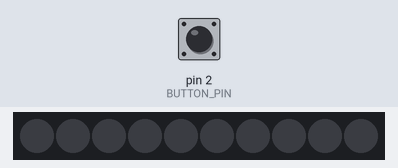
A sketch run on a simulated Arduino Uno, built with avr-gcc and run on an emulated ATmega328P. On the bench: 10 RGB LEDs in strip order, left to right. The test bench sets the inputs (shaded band); at power-on: pin 2 (BUTTON_PIN) HIGH. The strip is taken to match the declared colour order.

Above: at 1.2 s.
1.3 s: pin 2 (BUTTON_PIN) pulled LOW for 0.15 s
At 2.0 s:
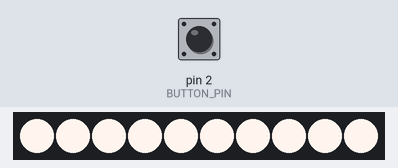
2.9 s: pin 2 (BUTTON_PIN) pulled LOW for 1 s
At 4.5 s:
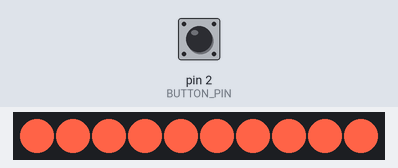
5.4 s: pin 2 (BUTTON_PIN) pulled LOW for 0.15 s
At 6.4 s:
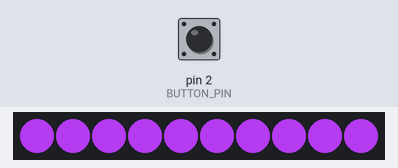
7.0 s: pin 2 (BUTTON_PIN) pulled LOW for 3.2 s
At 8.8 s:
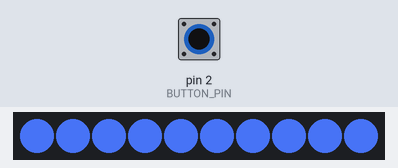
11.7 s: pin 2 (BUTTON_PIN) pulled LOW for 0.15 s
At 11.73 s:
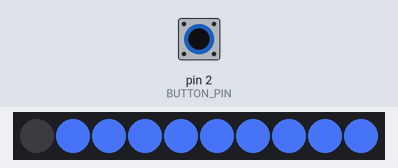
Timing chart, 0 to 14.3 s (numbered marks = the images above; inputs shaded):
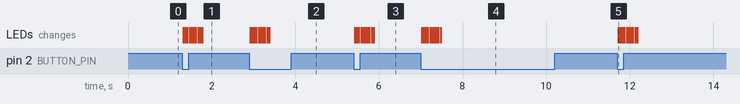

The sketch:

footPedal_sketch.ino
```cpp
/*
footPedal_sketch uses an input device (a footpedal) to trigger changes on the neo pixels (light).
This is a demonstration on how to use an input device to trigger changes on neo pixels.
Partial credit given to Adafruit_Neopixel library's button_control_light tutorial
@author Kornelia Papp
@date 032519
*/

// Adafruit_Neopixel_Master library
#include <Adafruit_NeoPixel.h>

// Definitions
#define BUTTON_PIN      2    // Digital IO pin D2connected to the button. On a high -> low
                          // transition the button press logic will execute.

#define PIN             6 // Data output pin D6 (Arduino)

#define PIXEL_NUM       10 // Number of Neo-Pixels in series
#define DELAY_TIME      100 // Delay value (miliseconds)

// Setup the NeoPixel library, tell it how many pixels, and which pin to use to send data.
Adafruit_NeoPixel pixels = Adafruit_NeoPixel(PIXEL_NUM, PIN, NEO_RGB + NEO_KHZ800);

bool oldState = HIGH;
int showType = 0;

void setup() {
  pinMode(BUTTON_PIN, INPUT_PULLUP);
  pixels.begin();
  Serial.begin(9600);
  pixels.show(); // Initialize all pixels to 'off'
}
// End setup
// Main method (non-terminating) loop

void loop() {
  // Get current button state.
  bool newState = digitalRead(BUTTON_PIN);

  // Check if state changed from high to low (button press).
  if (newState == LOW && oldState == HIGH) {
    // Short delay to debounce button.
    delay(20);
    // Check if button is still low after debounce.
    newState = digitalRead(BUTTON_PIN);
    if (newState == LOW) {
      showType++;
      if (showType > 4)
        showType = 0;
      startShow(showType);
    }
  }

// Set the last button state to the old state.
oldState = newState;

}
// Cases that switch state of NeoPixels per button press
void startShow(int i) {
  switch(i){
    case 0: colorWipe(pixels.Color(0, 0, 0), 50);    // Black/off
            break;
    case 1: colorWipe(pixels.Color(255,245,238), 50);  //Seashell
            break;
    case 2: colorWipe(pixels.Color(255,99,71), 50);  // Tomato
            break;
    case 3: colorWipe(pixels.Color(153,50,204), 50);  // Dark orchid
            break;
    case 4: colorWipe(pixels.Color(65,105,225), 50);  // Royal Blue
            break;
  }
}

// Fill the pixels one after the other with color
void colorWipe(uint32_t c, uint8_t wait) {
  for(uint16_t i= 0; i< pixels.numPixels(); i++) {
    pixels.setPixelColor(i, c);
    pixels.show();
    delay(wait);
  }
}
```

Measured:
- after the input at 1.3 s, the LEDs: first change at once (image 1 shows a later state)
- after the input at 2.9 s, the LEDs: first change at once (image 2 shows a later state)
- after the input at 5.4 s, the LEDs: first change at once (image 3 shows a later state)
- after the input at 7.0 s, the LEDs: first change at once (image 4 shows a later state)
- after the input at 11.7 s, the LEDs: change at once (image 5)
